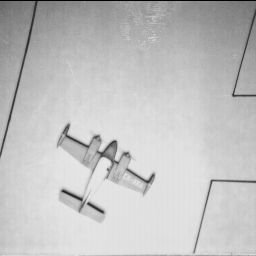
#> input picture data/5.1.11.jpg, 256 x 256 px, found by its file name
$ python line.py
#> lines starting #> are read from the running program, lines starting #| are printed output that depends on the picture
# from .shape import Shape
import numpy as np
import matplotlib.pyplot as plt
import bisect

class Line():
    def __init__(self, rho, theta, t_range=(-10000, 10000), x_start=0, x_end=500,y_start = 0, y_end = 500, num_of_points=500):
        self.x_start = x_start
        self.x_end = x_end
        self.y_start = y_start
        self.y_end = y_end
        self.rho = rho
        self.theta = theta
        self.t_range = t_range
        self.num_of_points = num_of_points
        self.__shape_list = []
        self.__fill_shape_list()

    def __fill_shape_list(self):
        t = np.linspace(self.t_range[0], self.t_range[1], self.num_of_points)
        x_values = self.rho * np.cos(self.theta) + t * (-np.sin(self.theta))
        y_values = self.rho * np.sin(self.theta) + t * np.cos(self.theta)
        # x_values, y_values = self.trim_list(x_values, y_values, self.x_start)
        self.__shape_list = [x_values, y_values]

    def trim_list(self, x_values, y_values, start, end):
        for index, value in enumerate(x_values):
            if value < start or value > end:
                x_values.pop(index)
                y_values.pop(index)
        for index, value in enumerate(y_values):
            if value < start or value > end:
                x_values.pop(index)
                y_values.pop(index)
        return x_values, y_values

    @property
    def shape_list(self):
        return self.__shape_list


if __name__ == "__main__":
    points = [[-253.850622406639, -90.0], [-250.84647302904563, -88.99441340782123], [-249.8450899031812, -88.99441340782123], [-245.8395573997234, -87.98882681564245], [-180.7496542185339, -90.0], [-178.746887966805, -90.0], [-176.74412171507606, -88.99441340782123], [-174.74135546334716, -88.99441340782123], [-172.73858921161826, -87.98882681564245], [-170.73582295988936, -87.98882681564245], [-90.62517289073304, -62.84916201117319], [-88.62240663900417, -61.84357541899441], [-83.61549100968188, -59.832402234636874], [-79.60995850622407, -58.826815642458094], [-0.500691562932218, -90.0], [-0.500691562932218, -88.99441340782123], [-0.500691562932218, -87.98882681564245], [-0.500691562932218, -39.72067039106145], [-0.500691562932218, -38.71508379888268], [-0.500691562932218, -37.70949720670391], [-0.500691562932218, -36.703910614525135], [-0.500691562932218, -35.69832402234637], [-0.500691562932218, -34.6927374301676], [-0.500691562932218, -33.687150837988824], [-0.500691562932218, -32.68156424581005], [-0.500691562932218, -31.67597765363128], [-0.500691562932218, -30.670391061452516], [-0.500691562932218, -29.66480446927374], [-0.500691562932218, -28.659217877094967], [-0.500691562932218, -27.6536312849162], [-0.500691562932218, -25.642458100558656], [-0.500691562932218, -24.636871508379883], [-0.500691562932218, -23.63128491620111], [-0.500691562932218, 90.0], [0.500691562932218, -88.99441340782123], [0.500691562932218, 90.0], [1.5020746887966538, -88.99441340782123], [1.5020746887966538, 88.99441340782124], [2.5034578146611466, 88.99441340782124], [33.54633471645917, 10.558659217877107], [33.54633471645917, 11.564245810055866], [33.54633471645917, 12.569832402234638], [34.547717842323664, 12.569832402234638], [34.547717842323664, 13.575418994413411], [35.5491009681881, 12.569832402234638], [35.5491009681881, 14.581005586592184], [36.550484094052536, 13.575418994413411], [36.550484094052536, 14.581005586592184], [38.553250345781464, 14.581005586592184], [38.553250345781464, 15.586592178770958], [179.74827109266948, 90.0], [183.75380359612723, 88.99441340782124], [245.8395573997234, 13.575418994413411], [246.84094052558783, 15.586592178770958], [247.84232365145226, 13.575418994413411], [247.84232365145226, 14.581005586592184], [248.8437067773167, 12.569832402234638], [248.8437067773167, 13.575418994413411], [248.8437067773167, 14.581005586592184], [248.8437067773167, 16.59217877094973], [249.84508990318113, 14.581005586592184], [250.84647302904568, 14.581005586592184], [253.850622406639, 90.0], [255.85338865836786, 88.99441340782124]]
    fig, ax = plt.subplots(figsize=(10, 8))

    x_min, x_max = -1000, 1000
    y_min, y_max = -1000, 1000
    # Load and display the image
    try:
        # Replace 'your_image.jpg' with your image path
        img = plt.imread('data/5.1.11.jpg')
#> img is the input picture: shape (256, 256); min 0, max 239, mean 193.6

        # Get axis limits for proper image placement

        # Plot the image as the background
        ax.imshow(img, extent=[x_min, x_max, y_min, y_max],
                  aspect='auto', alpha=0.5, zorder=0)  # zorder=0 ensures image is behind other elements
    except Exception as e:
        print(f"Error loading image: {e}")

    # Plot the lines and points
    for i, point in enumerate(points):
        rho = point[0]
        theta = np.deg2rad(point[1])
        line = Line(rho, theta)

        # Plot the line with a label only for the first few to avoid legend clutter
        if i < 5:  # Limit labels for better legend readability
            ax.plot(line.shape_list[0], line.shape_list[1],
                   label=f"rho={rho}, theta={point[1]}°", zorder=2)
        else:
            ax.plot(line.shape_list[0], line.shape_list[1], zorder=2)

        # Plot the point where the normal from origin meets the line
        ax.scatter([rho * np.cos(theta)], [rho * np.sin(theta)],
                  color='red', s=30, zorder=3)

    # Plot a single red point for the legend to avoid duplicates
    ax.scatter([], [], color='red', label="Points (rho, theta)", s=30)

    # Add axis lines
    ax.axhline(0, color='black', linewidth=0.5, zorder=1)
    ax.axvline(0, color='black', linewidth=0.5, zorder=1)

    # Configure plot
    ax.legend()
    ax.set_xlabel("X")
    ax.set_ylabel("Y")
    ax.set_title("Line Representation using rho and theta")
    ax.grid(zorder=1)
    ax.set_xlim(x_min, x_max)
    ax.set_ylim(y_min, y_max)

    plt.tight_layout()
    plt.show()
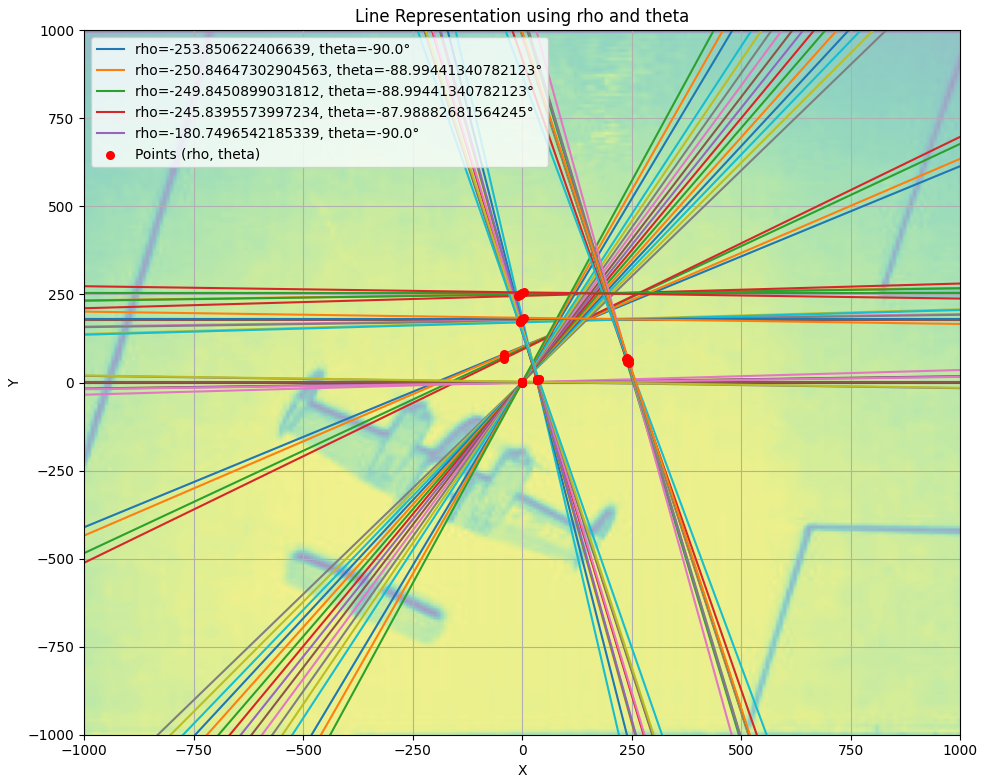
#> figure drawn by matplotlib, 1 panel
